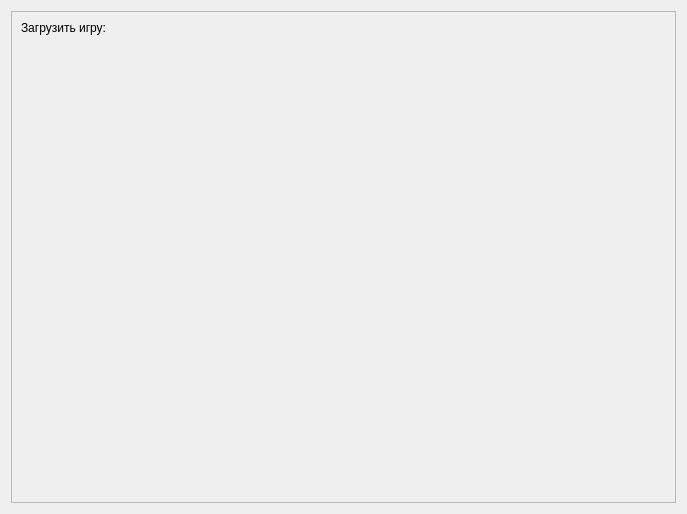
<?xml version="1.0" encoding="UTF-8"?>
<ui version="4.0">
 <class>LoadForm</class>
 <widget class="QWidget" name="LoadForm">
  <property name="geometry">
   <rect>
    <x>0</x>
    <y>0</y>
    <width>687</width>
    <height>514</height>
   </rect>
  </property>
  <property name="windowTitle">
   <string>Form</string>
  </property>
  <layout class="QVBoxLayout" name="verticalLayout">
   <item>
    <widget class="QScrollArea" name="scrollArea">
     <property name="widgetResizable">
      <bool>true</bool>
     </property>
     <widget class="QWidget" name="scrollAreaWidgetContents">
      <property name="geometry">
       <rect>
        <x>0</x>
        <y>0</y>
        <width>667</width>
        <height>494</height>
       </rect>
      </property>
      <layout class="QVBoxLayout" name="verticalLayout_3">
       <item>
        <widget class="QLabel" name="label">
         <property name="text">
          <string>Загрузить игру:</string>
         </property>
        </widget>
       </item>
       <item>
        <layout class="QVBoxLayout" name="verticalLayout_2"/>
       </item>
       <item>
        <spacer name="verticalSpacer">
         <property name="orientation">
          <enum>Qt::Orientation::Vertical</enum>
         </property>
         <property name="sizeHint" stdset="0">
          <size>
           <width>20</width>
           <height>40</height>
          </size>
         </property>
        </spacer>
       </item>
      </layout>
     </widget>
    </widget>
   </item>
  </layout>
 </widget>
 <resources/>
 <connections/>
</ui>
